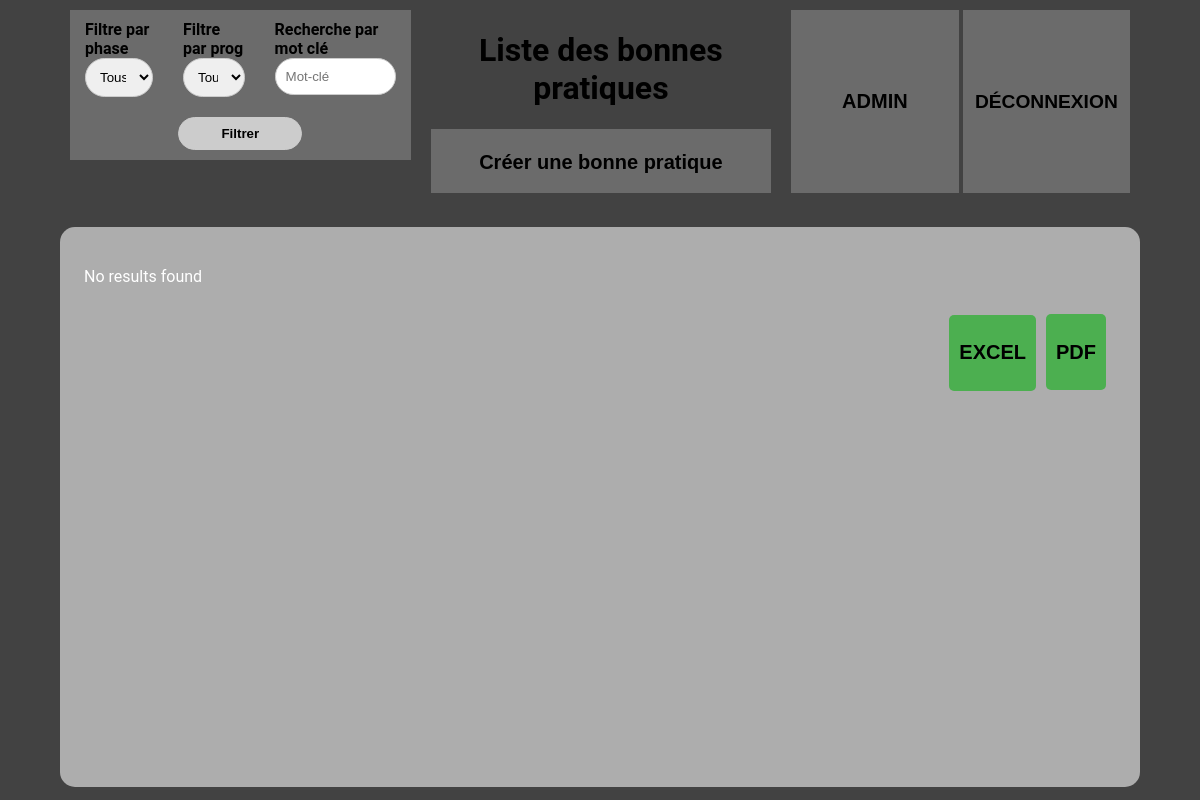
Page /utilisateur/utilisateur.php on the earlier database version.
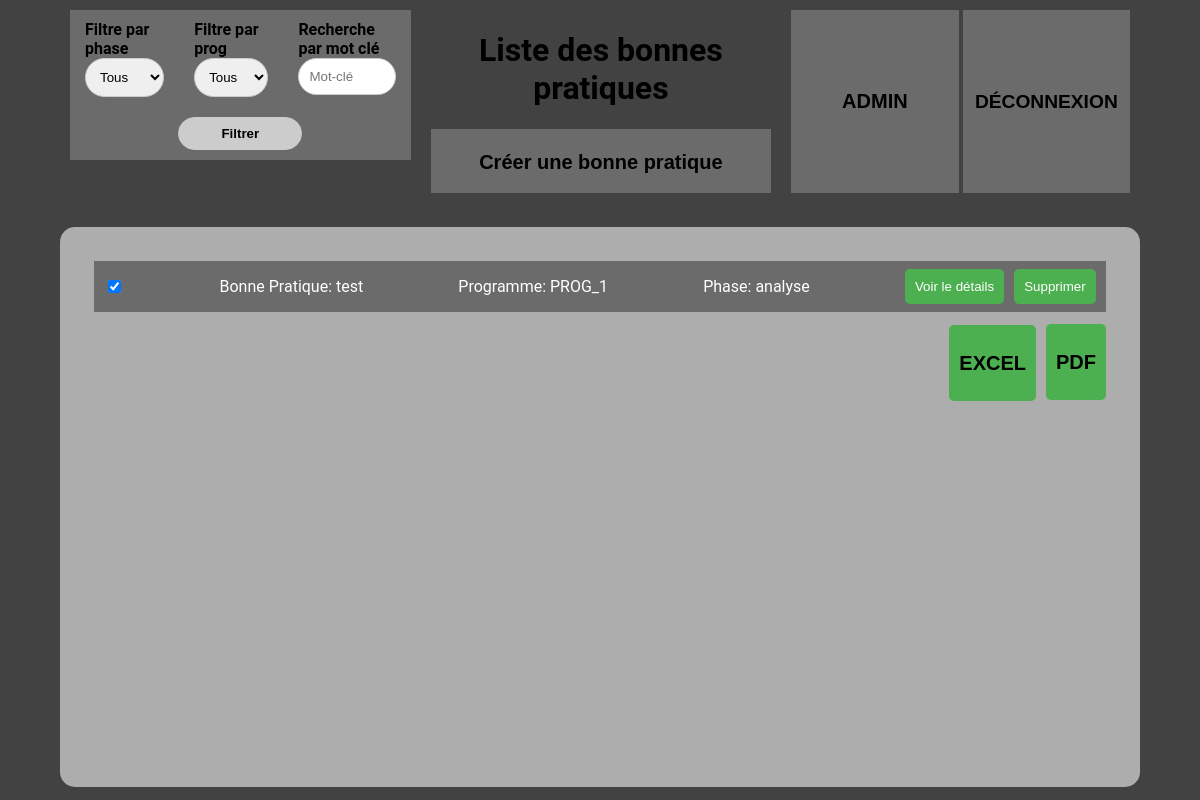
Same page on the later database version.
### tables this page shows
CREATE TABLE IF NOT EXISTS `bonnespratique` (
  `num_bp` int(11) NOT NULL AUTO_INCREMENT,
  `test_bp` text,
  `utilisation_bp` tinyint(3) unsigned NOT NULL DEFAULT '1',
  PRIMARY KEY (`num_bp`)
);

CREATE TABLE IF NOT EXISTS `programme` (
  `num_prog` int(11) NOT NULL AUTO_INCREMENT,
  `nom_prog` text,
  PRIMARY KEY (`num_prog`)
);

CREATE TABLE IF NOT EXISTS `phase` (
  `num_phase` int(11) NOT NULL AUTO_INCREMENT,
  `nom_phase` varchar(100) DEFAULT NULL,
  PRIMARY KEY (`num_phase`)
);

### utilisateur/utilisateur.php (the view, shortened to what this page needs)
<?php
    try {
        $conn = createConnection();
        $sqlGetBP = "SELECT bonnespratique.num_bp, bonnespratique.test_bp, programme.nom_prog, phase.nom_phase
        FROM appartenance
        JOIN bonnespratique ON appartenance.num_bp = bonnespratique.num_bp
        JOIN programme ON appartenance.num_prog = programme.num_prog
        JOIN phase ON appartenance.num_phase = phase.num_phase
        WHERE bonnespratique.utilisation_bp = 1;";
        $stmt = $conn->prepare($sqlGetBP);
        $stmt->execute();
        $bps = $stmt->fetchAll();
    } catch(PDOException $e) {
        echo "Connection failed: " . $e->getMessage();
    }
?>
<!DOCTYPE html>
<html lang="fr">
<head>
    <link rel="stylesheet" href="../css/utilistateur.css">
</head>
<body>
    <div class="haut">
        <div class="childmid">
            <div class="filtre">
                <form action="" method="POST">
                    <div class="dropdowns">
                        <div class="dropdown">
                            <label>Filtre par phase</label>
                            <select class="filtre-select" name="filtrePhase">
                                <option value="*">Tous</option>
                            </select>
                        </div>
                        <div class="dropdown">
                            <label>Filtre par prog</label>
                            <select class="filtre-select" name="filtreProg">
                                <option value="*">Tous</option>
                            </select>
                        </div>
                        <div>
                            <label>Recherche par mot clé</label>
                            <input type="text" name="recherche" placeholder="Mot-clé" value="<?= isset($_POST['recherche']) ? $_POST['recherche'] : "" ?>">
                        </div>
                    </div>
                    <button>Filtrer</button>
                </form>
            </div>
        </div>
        <div class="childmid">
            <h1>Liste des bonnes pratiques</h1>
            <div class="content1">
                <form action="../bp/bp.php">
                    <button class="button-bp"><h2>Créer une bonne pratique</h2></button>
                </form>
            </div>
        </div>
        <div class="child">
            <form action="../admin/admin.php" method="post" class="admin">
                <button type="submit" name="admin" class="button-admin"><h2>ADMIN</h2></button>
            </form>
            <form action="" method="post" class="deconnexion">
                <button type="submit" name="deconnexion" class="button-deconnexion"><h2>DÉCONNEXION</h2></button>
            </form>
        </div>
    </div>
    <div class="container">
        <div class="BP">
            <?php if (count($bps) > 0) : ?>
                <?php foreach ($bps as $bp) : ?>
                    <div class='bonne-pratique'>
                        <div class='info-container'>
                            <div class="checkbox">
                                <input type="checkbox" name="select" value="<?= $bp["num_bp"] ?>" checked>
                            </div>
                            <p>Bonne Pratique: <?= $bp["test_bp"] ?></p>
                            <p>Programme: <?= $bp["nom_prog"] ?></p>
                            <p>Phase: <?= $bp["nom_phase"] ?></p>
                            <div class="action">
                                <button class='bonne-pratique-details' data-numbp="<?= $bp["num_bp"] ?>">Voir le détails</button>
                                <form action="" method="POST">
                                    <button type="submit">Supprimer</button>
                                </form>
                            </div>
                        </div>
                    </div>
                <?php endforeach; ?>
            <?php else : ?>
                <p>No results found</p>
            <?php endif ?>
        </div>
        <div class="valider">
            <form action="PDF.py" method="POST">
                <button class="button-pdf" type="submit"><h2>PDF</h2></button>
            </form>
            <form action="EXCEL.py" method="POST">
                <button class="button-excel" type="submit"><h2>EXCEL</h2></button>
            </form>
        </div>
    </div>
</body>
</html>

Differences in the rows shown:
added bonnespratique: test_bp "test", programme.nom_prog "PROG_1", phase.nom_phase "analyse"
Other differences:
text no longer shown: "No results found"
